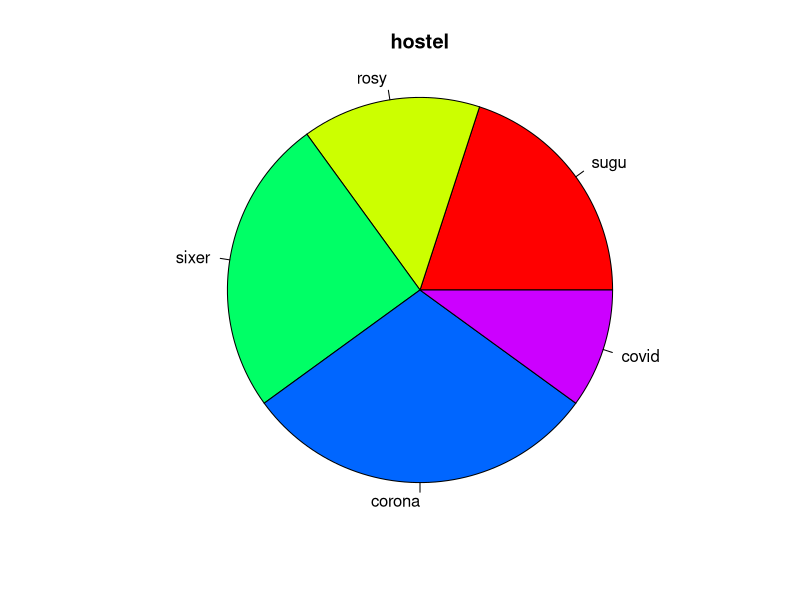
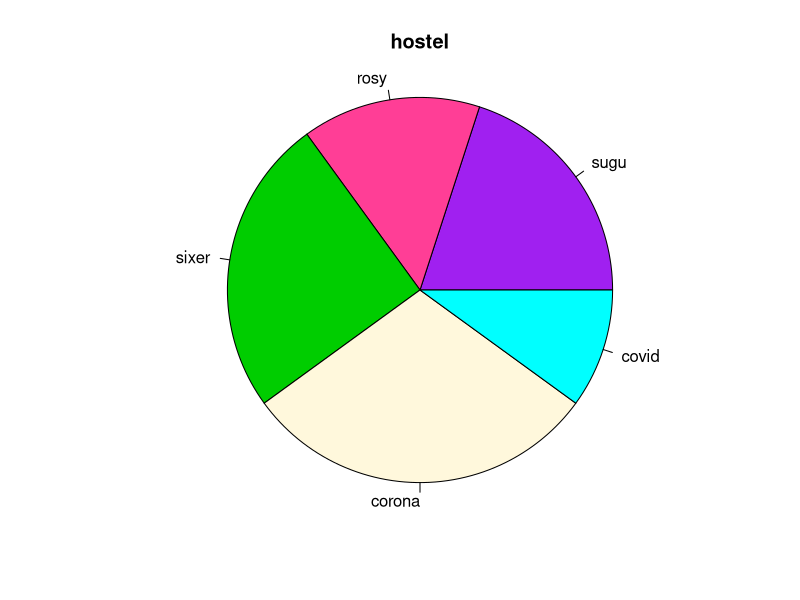
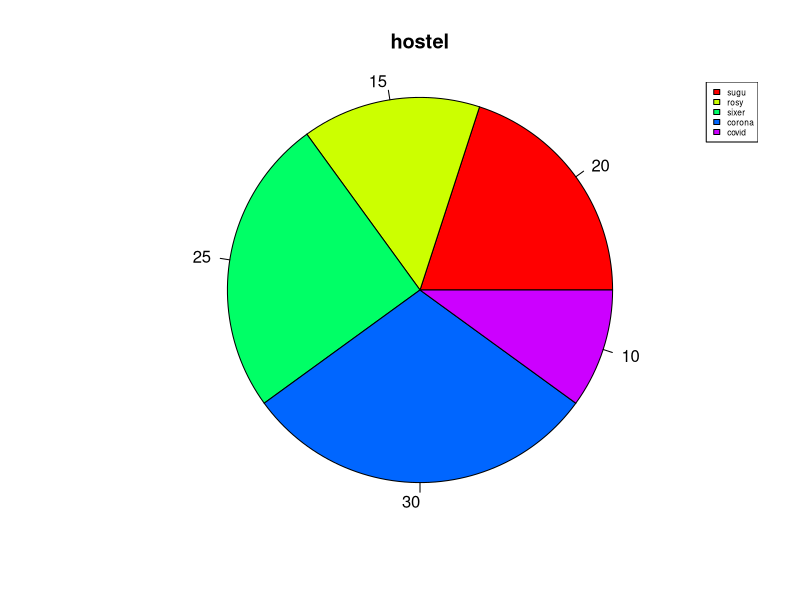
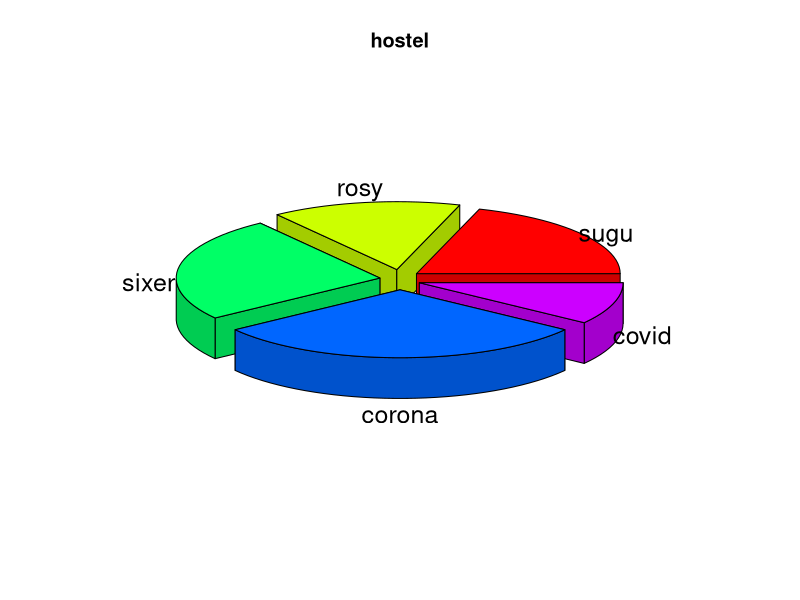
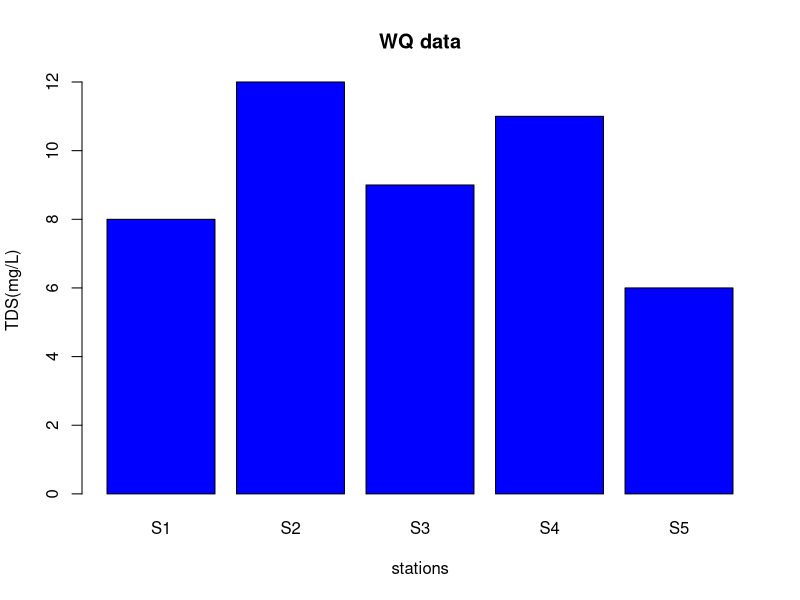
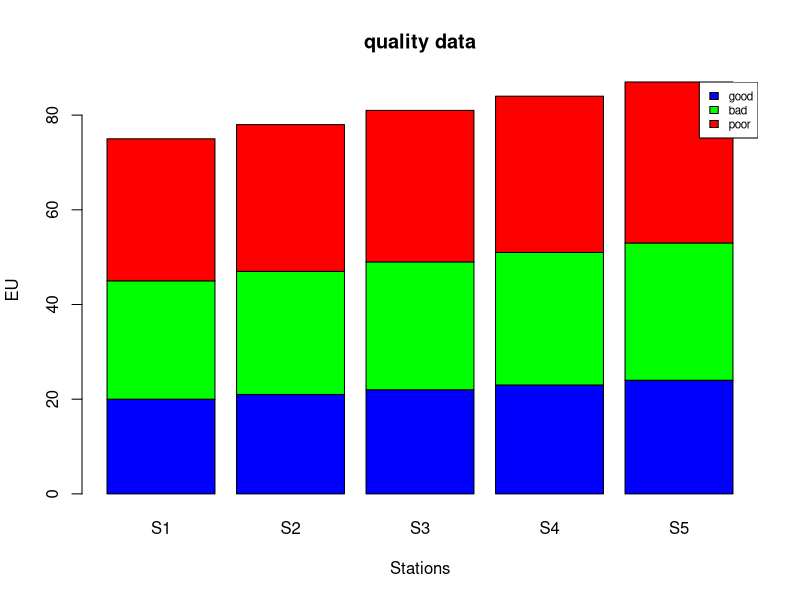
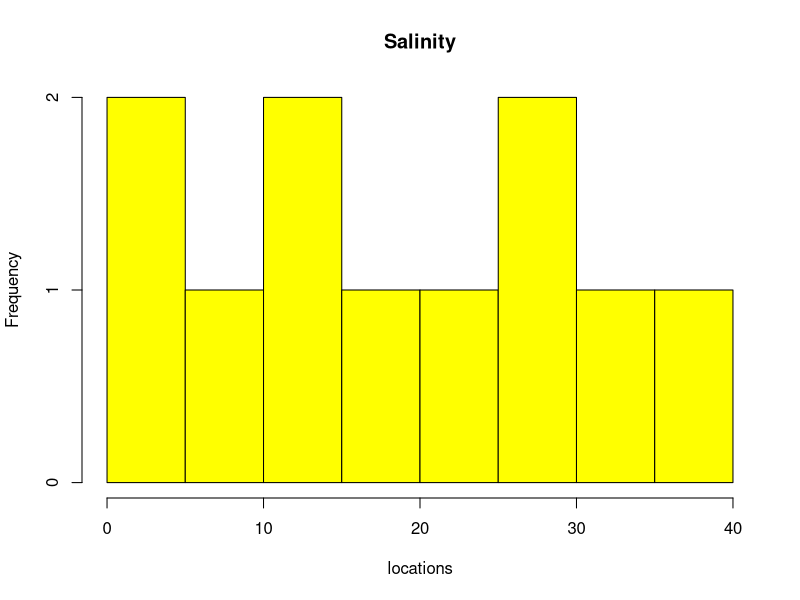
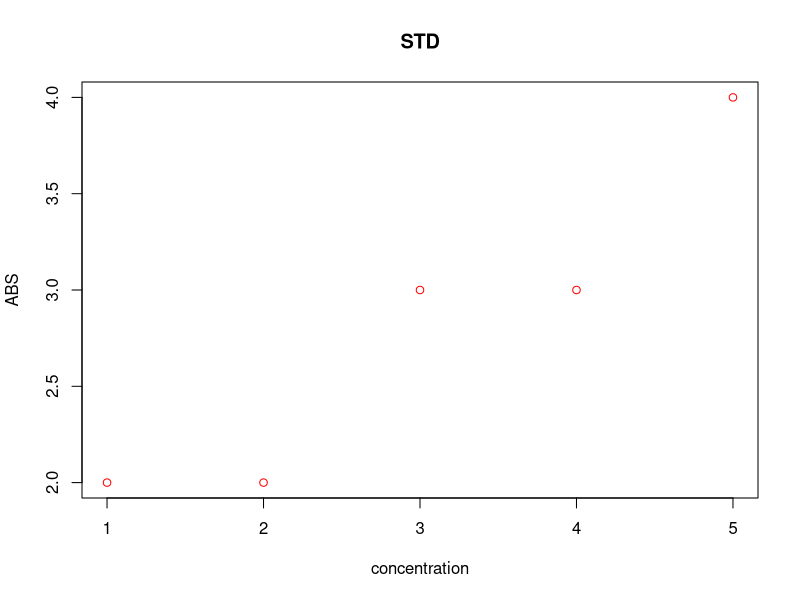

The R script that drew these images, in order:
## ---- chunk 1
#eg
x= c(20,15,25,30,10)

labels= c("sugu","rosy","sixer","corona","covid")

#eg1

pie(x,labels, radius = 1,main = "hostel",col=rainbow (5), colockwise = F)
#eg2

pie(x,labels, radius = 1,main = "hostel",col=c("purple", "violetred1", "green3",
"cornsilk", "cyan", "white"), colockwise = F)

#eg3




## ---- chunk 2
x= c(20,15,25,30,10)
labels= c("sugu","rosy","sixer","corona","covid")
png(file= "hostel.png")
pie (x,labels, radius = 1,main = "hostel", col=rainbow (5))

dev.off()
## ---- chunk 3
piepercent=round(100*x/sum(x),1)
pie(x,labels=piepercent, radius = 1,main = "hostel", col=rainbow(length(x)))
legend("topright", c("sugu","rosy","sixer","corona","covid"), cex=0.5, fill=rainbow(length(x)))

## ---- chunk 4
install.packages("plotrix")
library("plotrix")
pie3D(x,labels=labels, explode=0.1, main = "hostel")



## ---- chunk 5
png(file="bar.png")
H=c(8,12,9,11,6)
label= c("S1","S2","S3","S4","S5")
barplot(H, xlab = "stations",ylab = "TDS(mg/L)", names.arg = label,col= "blue", border = "black")
dev.off()

## ---- chunk 6
H=c(8,12,9,11,6)
label= c("S1","S2","S3","S4","S5")
barplot(H, xlab = "stations",ylab = "TDS(mg/L)", main= "WQ data", names.arg = label,col= "blue", border = "black")
## ---- chunk 7
colors= c("blue","green", "red")
Station= c("S1","S2","S3","S4","S5")
quality= c("good","bad", "poor")

values=matrix(c(20:34),nrow=3, ncol=5, byrow=T)
values

barplot(values,xlab = "Stations", ylab="EU", main="quality data", names.arg = Station, col=colors, border= "black")
legend("topright",quality, cex= 0.7, fill=colors)
## ---- chunk 8
colors= c("blue","green", "red")
Station= c("S1","S2","S3","S4","S5")
quality= c("good","bad", "poor")

values=matrix(c(20:34),nrow=3, ncol=5, byrow=T)
values
png(file="group_bar.png")
barplot(values,xlab = "Stations", ylab="EU", main="quality data", names.arg = Station, col=colors, border= "black")
legend("topright",quality, cex= 0.7, fill=colors)
dev.off()
## ---- chunk 9
v=c(2,5,8,11,15,18,22,26,30,34,39)

hist(v,main = "Salinity",xlab = "locations", col= "yellow",breaks = 8, border="black")
## ---- chunk 10
v=c(2,5,8,11,15,18,22,26,30,34,39)
png(file="histogram.png")
hist(v,main = "Salinity",xlab = "locations",xlim=c(0,40), ylim= c(0,3), col= "yellow",breaks = 8, border="black")
dev.off()
## ---- chunk 11
v=as.integer(c(2.2,2.8, 3.5,3.9, 4.2))
plot(v,type="p",xlab="concentration",ylab = "ABS",col="red",main = "STD")
plot(v,type="o",xlab="ABS",ylab = "concentration",col="red",main = "STD")
plot(v,type="l",xlab="ABS",ylab = "concentration",col= "red",main = "STD")
## ---- chunk 12
v=as.integer(c(2.2,2.8, 3.5,3.9, 4.2))
p=as.integer(c(2.0,2.1, 2.8,3.2, 3.8))
q=as.integer(c(2.4,2.6, 3.2,3.6, 3.9))

plot(v,type="o",xlab="concentration",ylab = "ABS",col="red",main = "STD")
lines(p,type="o",col="blue")
lines(q,type="o",col="green")

# xlim and ylim not allowed here

## ---- chunk 13
v=as.integer(c(2.2,2.8, 3.5,3.9, 4.2))
p=as.integer(c(2.0,2.1, 2.8,3.2, 3.8))
q=as.integer(c(2.4,2.6, 3.2,3.6, 3.9))
png(file="linegraph.png")
plot(v,type="o",xlab="concentration",ylab = "ABS",col="red",main = "STD")
lines(p,type="o",col="blue")
lines(q,type="o",col="green")
dev.off()
## ---- chunk 14
x= c(2,4,6,8,10)
y=c(0.36,0.45,0.52,0.62,0.68)

plot(x,y,main="STD",xlab="concentration",ylab="ABS",xlim= c(0,10), ylim=c(0,0.80), col="red")
## ---- chunk 15
library("ggplot2")

# bar diagram

head(mtcars)

p=ggplot(data= mtcars,aes(x=factor(cyl)))+
  geom_bar(stat="count",width=0.25, fill="steelblue")+
  theme_light()
p
## ---- chunk 16
png(file= "ggplot_bar.png")

head(mtcars)

p=ggplot(data= mtcars,aes(x=factor(cyl)))+
  geom_bar(stat="count",width=0.25, fill="steelblue")+
  theme_light()
p
dev.off()
## ---- chunk 17
head(mtcars)

p=ggplot (mtcars,aes(x=factor(cyl), y=mpg, color=cyl))+
  geom_bar(stat="identity", fill="white")+
  theme_classic()+
  theme(legend.position = "top")
p
